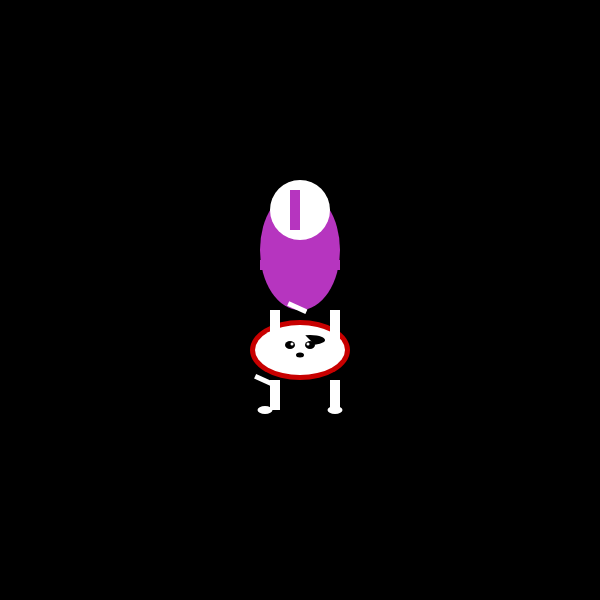
Frame 1 (no input)
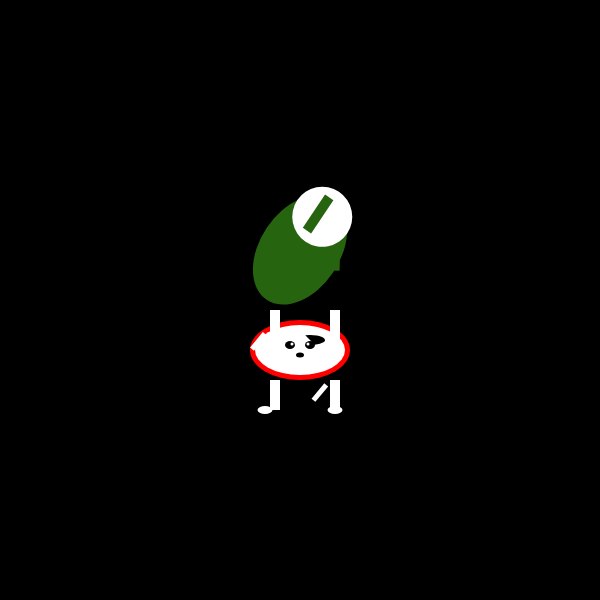
Frame 60 (no input)
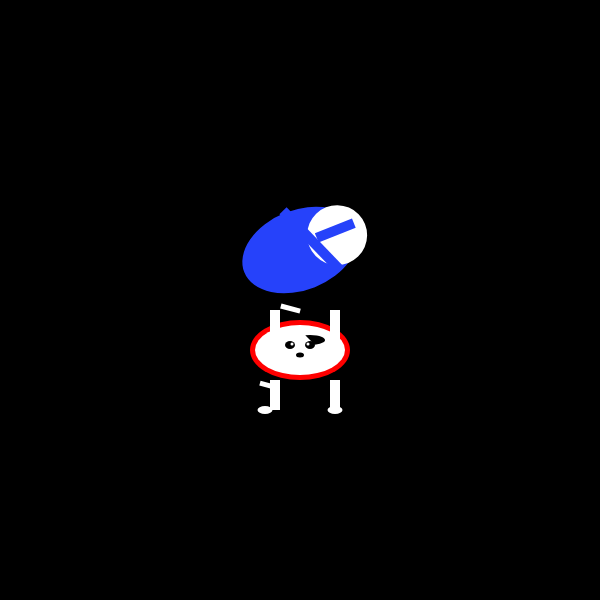
Frame 120 (the mouse pressed at the canvas centre since frame 60)

The p5.js sketch that drew these frames (run headless with seeded random() and noise() and a simulated clock; from frame 60 on, the mouse is pressed at the canvas centre):

// p5.js sketch
// ── sketch.js
let matchmakerColor;
let matchmakerArmAngle = 0;
let matchmakerRotation = 0;
let drumColor;
let drumArmAngle = 0;

function setup() {
  createCanvas(600, 600);
  matchmakerColor = color(random(255), random(255), random(255));
  drumColor = color(200, 0, 0); // Dark Red
}

function draw() {
  background(0);

  // Matchmaker
  drawMatchmaker();

  // Drum
  drawDrum();
}

function drawMatchmaker() {
  push();
  translate(width / 2, height / 2 - 50); // Position the matchmaker
  rotate(matchmakerRotation);

  // Body
  fill(matchmakerColor);
  noStroke();
  ellipse(0, 0, 80, 120);

  // Head
  fill(255);
  ellipse(0, -40, 60, 60);

  // Arms
  push();
  rotate(matchmakerArmAngle);
  fill(matchmakerColor);
  rect(-40, 10, 80, 10); // Big arm
  pop();

  fill(matchmakerColor);
  rect(-10, -60, 10, 40); // Small arm

  // Update matchmaker color and arm angle
  matchmakerColor = color(random(255), random(255), random(255));
  matchmakerArmAngle = sin(frameCount * 0.05) * 30; // Oscillating arm
  matchmakerRotation += 0.01; // Rotate slowly
  pop();
}

function drawDrum() {
  push();
  translate(width / 2, height / 2 + 50); // Position the drum

  // Drum Body
  fill(drumColor);
  noStroke();
  ellipse(0, 0, 100, 60);

  // Drum Surface
  fill(255);
  ellipse(0, 0, 90, 50);

  // Drum Face
  // Eyebrows
  fill(0);
  arc(10, -10, 30, 10, PI + QUARTER_PI, QUARTER_PI); // Eyebrows (angled)

  // Eyes
  fill(0);
  ellipse(-10, -5, 10, 8);
  ellipse(10, -5, 10, 8);

  // Eye Highlights
  fill(255);
  ellipse(-8, -6, 3, 3);
  ellipse(8, -6, 3, 3);

  // Nose
  fill(0);
  ellipse(0, 5, 8, 5);

  // Arms
  push();
  rotate(drumArmAngle);
  fill(255);
  rect(-30, -40, 10, 40); // Big arm
  rect(30, -40, 10, 40); // Big arm
  pop();

  // Small Arms (drumsticks)
  push();
  rotate(sin(frameCount * 0.1) * 20); // Oscillate the arms
  fill(255);
  rect(-40, 10, 5, 20); // Small arm 1
  rect(40, 10, 5, 20); // Small arm 2
  pop();

  // Legs
  fill(255);
  rect(-30, 30, 10, 30); // Left leg
  rect(30, 30, 10, 30); // Right leg

  // Feet
  fill(255);
  ellipse(-35, 60, 15, 8); // Left foot
  ellipse(35, 60, 15, 8); // Right foot

  // Drum color flicker
  if (frameCount % 60 < 30) {
    drumColor = color(200, 0, 0); // Dark Red
  } else {
    drumColor = color(255, 0, 0); // Red
  }

  pop();
}
